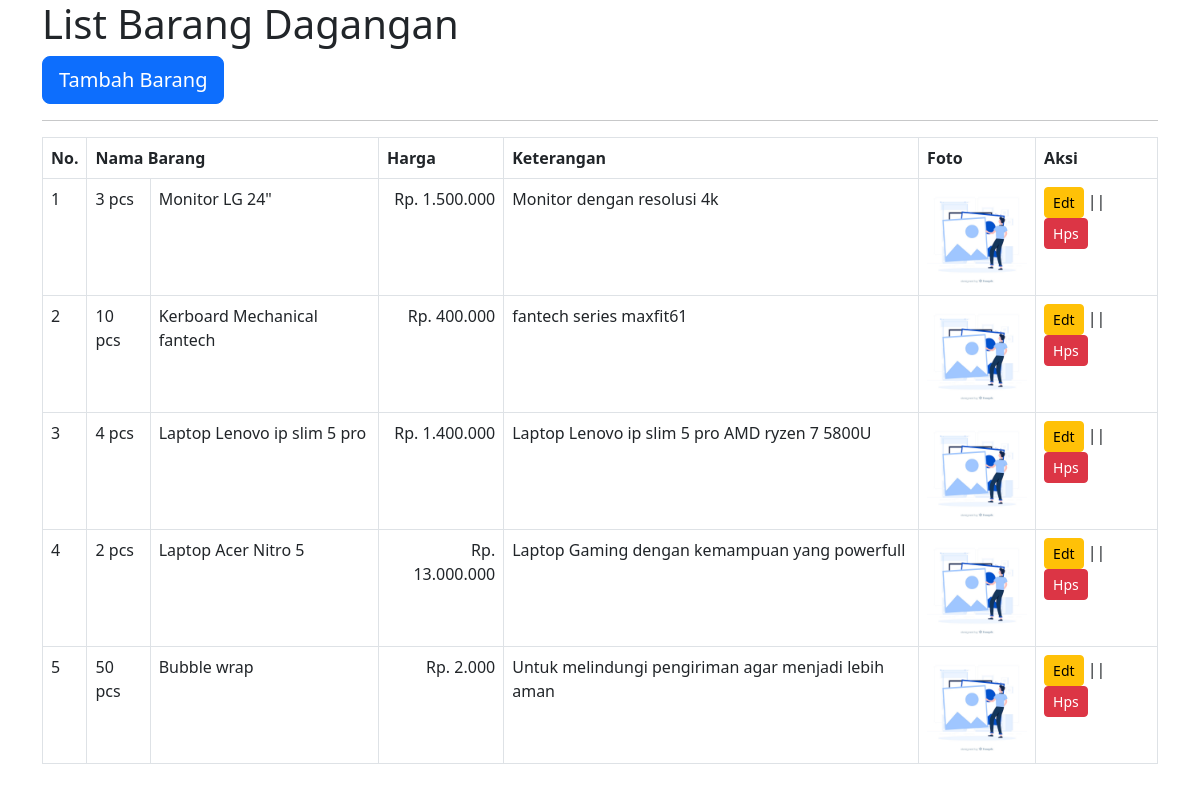
The page / on the database its author committed.
### tables this page shows
CREATE TABLE `barang` (
  `id` int(11) NOT NULL,
  `nama` varchar(100) NOT NULL,
  `harga` int(11) NOT NULL,
  `jml` int(11) NOT NULL,
  `keterangan` text DEFAULT NULL,
  `foto` varchar(255) DEFAULT NULL
);

### index.php (the view, shortened to what this page needs)
<!DOCTYPE html>
<html lang="en">
<head>
    <link href="https://cdn.jsdelivr.net/npm/bootstrap@5.2.3/dist/css/bootstrap.min.css" rel="stylesheet">
</head>
<body>
    <div class="container">
        <h1>List Barang Dagangan</h1>
        <a href="form_tambah.php" class="btn btn-primary btn-lg">Tambah Barang</a>
        <hr>
        <table class="table table-bordered">
            <tr>
                <th>No.</th>
                <th colspan="2">Nama Barang</th>
                <th>Harga</th>
                <th>Keterangan</th>
                <th>Foto</th>
                <th>Aksi</th>
            </tr>
            <tr>
                <?php
                require "config/db_conn.php";
                $query = "SELECT * FROM barang where 1";
                $stmt = $conn->prepare($query);
                $stmt->execute();
                $no = 0;
                while ($row = $stmt->fetch()) :
                    $no++;
                ?>
                    <td><?= $no; ?></td>
                    <td><?= $row['jml']; ?> pcs</td>
                    <td><?= $row['nama']; ?></td>
                    <td style="text-align: right;">Rp. <?= number_format($row['harga'], 0, ',', '.'); ?></td>
                    <td><?= $row['keterangan']; ?></td>
                    <td> <img src="files/<?= $row['foto'] ?>" class="img-fluid rounded" style="max-width: 100px;" alt="nama barang"> </td>
                    <td>
                        <form action="config/aksi_barang.php" method="post" onsubmit="return confirm('Apakah yakin akan menghapus data?')">
                            <a href="form_edit.php?id=<?= $row['id'] ?>" class="btn btn-warning btn-sm">Edt</a> ||
                            <input type="submit" name="aksi" value="Hps" class="btn btn-danger btn-sm">
                        </form>
                    </td>
            </tr>
        <?php endwhile; ?>
        </table>
    </div>
</body>
</html>

### rows shown on the page
barang: jml "3", nama "Monitor LG 24\"", harga "1.500.000", keterangan "Monitor dengan resolusi 4k", foto (placeholder picture)
barang: jml "10", nama "Kerboard Mechanical fantech", harga "400.000", keterangan "fantech series maxfit61", foto (placeholder picture)
barang: jml "4", nama "Laptop Lenovo ip slim 5 pro", harga "1.400.000", keterangan "Laptop Lenovo ip slim 5 pro AMD ryzen 7 5800U", foto (placeholder picture)
barang: jml "2", nama "Laptop Acer Nitro 5", harga "13.000.000", keterangan "Laptop Gaming dengan kemampuan yang powerfull", foto (placeholder picture)
barang: jml "50", nama "Bubble wrap", harga "2.000", keterangan "Untuk melindungi pengiriman agar menjadi lebih aman", foto (placeholder picture)
